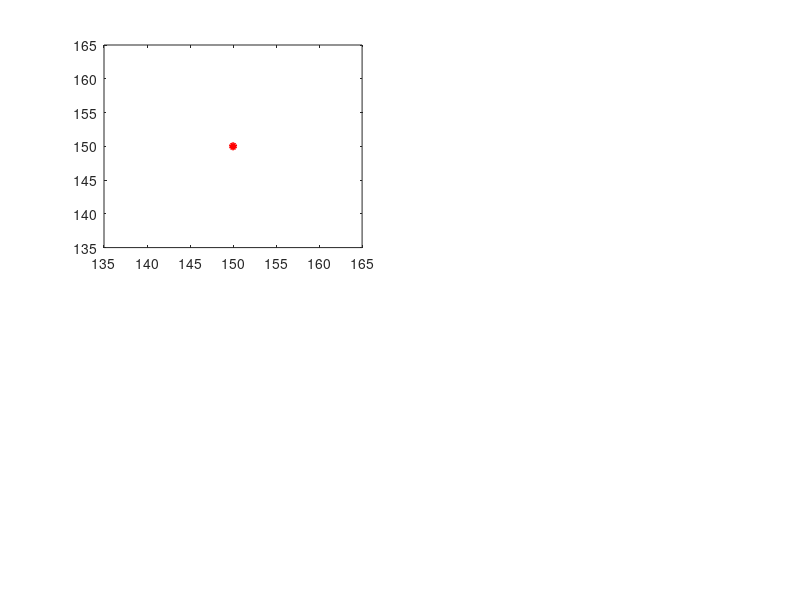

This figure's MATLAB source: (Note: this script raises an error after producing the figure.)
clc,clear
close all

%ALGORITHM SELECT
% 0 = algorithm 1
% 1 = algorithm 2
% 2 = algorithm 3
% 3 = algorithm 4

algType = 1;


%constants
d = 15;
k = 1.2;
r = k*d; 
rPrime = .22*k*r;
epsilon = 0.1;

numNodes = 30;
n = 2;

graphSize = 150;

%target
q1 = [];
p1 = [];

%-------------------Algorithm Type-specific Setup--------------------------


if (algType == 1 || algType == 0)
    graphSize = 50;
end

%target creating
if (algType ~= 0) 
    q1 = [150 150];
	p1 = [0 0]; 
end

%-------------------end----------------------------------------------------

nodes = graphSize.*rand(numNodes, n) + graphSize.*repmat([0 1], numNodes, 1);
pNodes = zeros(numNodes,n);

deltaT = 0.01;
t = 0:deltaT:5;

oldNodes = nodes;

qMean = zeros(size(t,2), n); %position of nodes
pMean = zeros(size(t,2), n); %velocity of nodes


connectivity = []; %connectivity instantiation


qNodesCell = cell(size(t,2), numNodes); %cells of positions of nodes
pNodesCell = cell(size(t,2), numNodes); %cells of velocities of nodes

%screen updating
nFrames = 20;
mov(1:nFrames) = struct('cdata', [],'colormap', []);



for i = 1:length(t)
    
    subplot(2,2,1) % main plot
    
    %--------trajectories creations--------------
    if (algType ~= 0)
        
        qX1 = 0;
        qY1 = 0;
                
        if (algType == 2) %sine-wave
           qX1 = 50 + 50*t(i);
           qY1 = 295 - 50*sin(t(i));
        end
        
        if (algType == 3) %circle 
            qX1 = 310 - 160*cos(t(i)); 
            qY1 = 255 - 160*sin(t(i)); 
        end

        if (algType == 2 || algType == 3)
            q1(i,:) = [qX1, qY1];
            if (i > 1)
                p1(i,:) = (q1(i,:) - q1(i-1,:)) / deltaT;
            else
                continue 
            end 
        end
        
        plot(q1(:,1),q1(:,2), 'ro', 'LineWidth', 2, 'MarkerEdgeColor', 'r', 'MarkerFaceColor', 'r', 'MarkerSize', 4)
        hold on
    end
    %----------------------------------------------
    
    %---------------Algorithm-type Update----------
    
    if algType == 0 %flocking
        [nAgent, A] = getNeighbors(nodes, r);
        [Ui] = algorithm1(numNodes, nodes, nAgent, n, epsilon, r, d, pNodes); 
    elseif algType == 1 % static target
        [nAgent, A] = getNeighbors(nodes, r);
        [Ui] = algorithm2(algType, numNodes, nodes, nAgent, n, epsilon, r, d, q1, p1, pNodes); 
    elseif algType == 2 || algType == 3 %dynamic targeting
        [nAgent, A] = getNeighbors(nodes, r);
        [Ui] = algorithm2(algType, numNodes, nodes, nAgent, n, epsilon, r, d, q1(i,:), p1(i,:), pNodes); 
    end
    
    %-----------------------------------------------
    
    %---------------Plot updating------------------
    
    pNodes = pNodes + Ui * deltaT;%(nodes - oldNodes) / deltaT; % compute velocities of nodes
    pNodesCell{i} = pNodes;
    oldNodes = nodes;
    nodes = oldNodes + (pNodes * deltaT) + (((deltaT^2)/2) * Ui);
    qMean(i,:) = mean(nodes); % compute position of nodes
    
    if (algType ~= 0)
        plot(qMean(:,1),qMean(:,2),'ro', 'LineWidth', 2, 'MarkerEdgeColor','k', 'MarkerFaceColor', 'k', 'MarkerSize', 4)
        hold on
    end
    
    pMean(i,:) = mean(pNodes); %Compute velocity of COM of MSN
    qNodesCell{i} = nodes; 
    Connectivity(i)= (1 / numNodes) * rank(A);
    
    for node = 1:numNodes
        tmp = nodes(nAgent{node},:);
        for j = 1:size(nodes(nAgent{node},1))
            line([nodes(node,1),tmp(j,1)],[nodes(node,2),tmp(j,2)])
        end
    end
   
    plot(nodes(:,1),nodes(:,2), '.')
    hold on
    plot(nodes(:,1),nodes(:,2), 'k>','LineWidth',.2,'MarkerEdgeColor','k','MarkerFaceColor','k','MarkerSize',5) 
    hold off
    
     
    mov(i) = getframe;
    hold off
    
    title('MSN Graph')
%----------------------Plotting velocity------------------
    subplot(2,2,2) % velocity plot
    title('Velocity')
    pNodei = [];
    for i2 = 2:i %iterates through the timesteps for the history cell matrix
      tmp = pNodesCell{i2};
      for j = 1:numNodes
        if j == 1 %Plot velociy of sensor node 1; you can change this number to plot for other nodes 
            pNodei(i2) = norm(tmp(j,:));
            plot(pNodei, 'b')
            hold on
        end
      end
    end
%----------------Plotting Connectivity----------------------   
   subplot(2,2,3) %connectivity plot
   plot(Connectivity)
   title('Connectivity')
   
%----------------Plotting Trajcetory------------------------
    subplot(2,2,4) %traj plot
    for i2 = 2:i
     tmp = qNodesCell{i2};
     plot(tmp(:,1), tmp(:,2), 'k.') 
     hold on
    end
    hold on
    plot(nodes(:,1), nodes(:,2), 'm>', 'LineWidth', .2, 'MarkerEdgeColor', 'm', 'MarkerFaceColor', 'm', 'MarkerSize', 5)
    title('Trajectory')
%-----------------------------------------------
end



